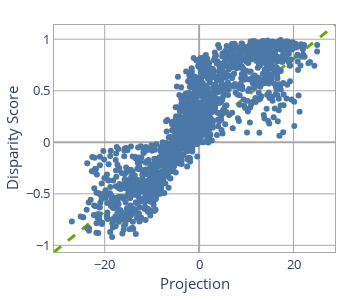
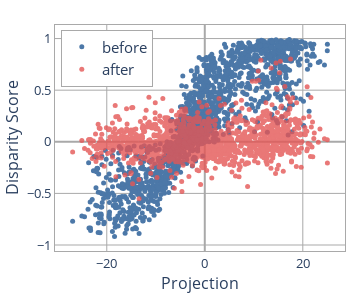

Write notebook code for charts like these, in order.
### Code cell
fig = plot_projection(projections, baseline_bias)
fig.show()
fig = plot_debias(debiased_scores, baseline_bias, projections)
fig.show()

### Figure 1 — Plotly figure (JSON) as saved in the notebook; plotly's stock layout.template omitted (floating-point values rounded to 4 significant figures; data arrays with more than 128 entries replaced by an {"elided": "..."} marker saying what was removed)
{"data": [{"marker": {"color": "#4C78A8"}, "mode": "markers", "showlegend": false, "type": "scatter", "x": {"elided": "1600 float values"}, "y": {"elided": "1600 float values"}}], "layout": {"font": {"size": 13}, "height": 300, "legend": {"title": {"font": {"size": 14}}}, "margin": {"b": 20, "l": 20, "r": 15, "t": 25}, "plot_bgcolor": "white", "shapes": [{"layer": "below", "line": {"color": "#66AA00", "dash": "dash", "width": 3}, "type": "line", "x0": 0, "x1": 1, "xref": "paper", "y0": 0, "y1": 1, "yref": "paper"}], "title": {"font": {"size": 14}, "x": 0.55, "y": 0.97}, "width": 350, "xaxis": {"gridcolor": "darkgrey", "linecolor": "darkgrey", "linewidth": 1, "mirror": true, "showgrid": true, "showline": true, "tickfont": {"size": 13}, "title": {"font": {"size": 15}, "standoff": 5, "text": "Projection"}, "zeroline": true, "zerolinecolor": "darkgrey"}, "yaxis": {"gridcolor": "darkgrey", "linecolor": "darkgrey", "linewidth": 1, "mirror": true, "showgrid": true, "showline": true, "tickfont": {"size": 13}, "title": {"font": {"size": 15}, "standoff": 4, "text": "Disparity Score"}, "zeroline": true, "zerolinecolor": "darkgrey"}}}

### Figure 2 — Plotly figure (JSON) as saved in the notebook; plotly's stock layout.template omitted (floating-point values rounded to 4 significant figures; data arrays with more than 128 entries replaced by an {"elided": "..."} marker saying what was removed)
{"data": [{"marker": {"color": "#4C78A8", "size": 5}, "mode": "markers", "name": "before", "showlegend": true, "type": "scatter", "x": {"elided": "1600 float values"}, "y": {"elided": "1600 float values"}}, {"marker": {"color": "#E45756", "size": 5}, "mode": "markers", "name": "after", "opacity": 0.8, "showlegend": true, "type": "scatter", "x": {"elided": "1600 float values"}, "y": {"elided": "1600 float values"}}], "layout": {"font": {"size": 14}, "height": 300, "legend": {"bordercolor": "darkgrey", "borderwidth": 1, "font": {"size": 15}, "x": 0.02, "xanchor": "left", "y": 0.98, "yanchor": "top"}, "margin": {"b": 20, "l": 20, "r": 15, "t": 25}, "plot_bgcolor": "white", "title": {"font": {"size": 17}, "x": 0.55, "y": 0.98}, "width": 360, "xaxis": {"gridcolor": "darkgrey", "linecolor": "darkgrey", "linewidth": 1, "mirror": true, "showgrid": true, "showline": true, "tickfont": {"size": 13}, "title": {"font": {"size": 16}, "standoff": 5, "text": "Projection"}, "zeroline": true, "zerolinecolor": "darkgrey"}, "yaxis": {"gridcolor": "darkgrey", "linecolor": "darkgrey", "linewidth": 1, "mirror": true, "showgrid": true, "showline": true, "tickfont": {"size": 13}, "title": {"font": {"size": 16}, "standoff": 4, "text": "Disparity Score"}, "zeroline": true, "zerolinecolor": "darkgrey"}}}
